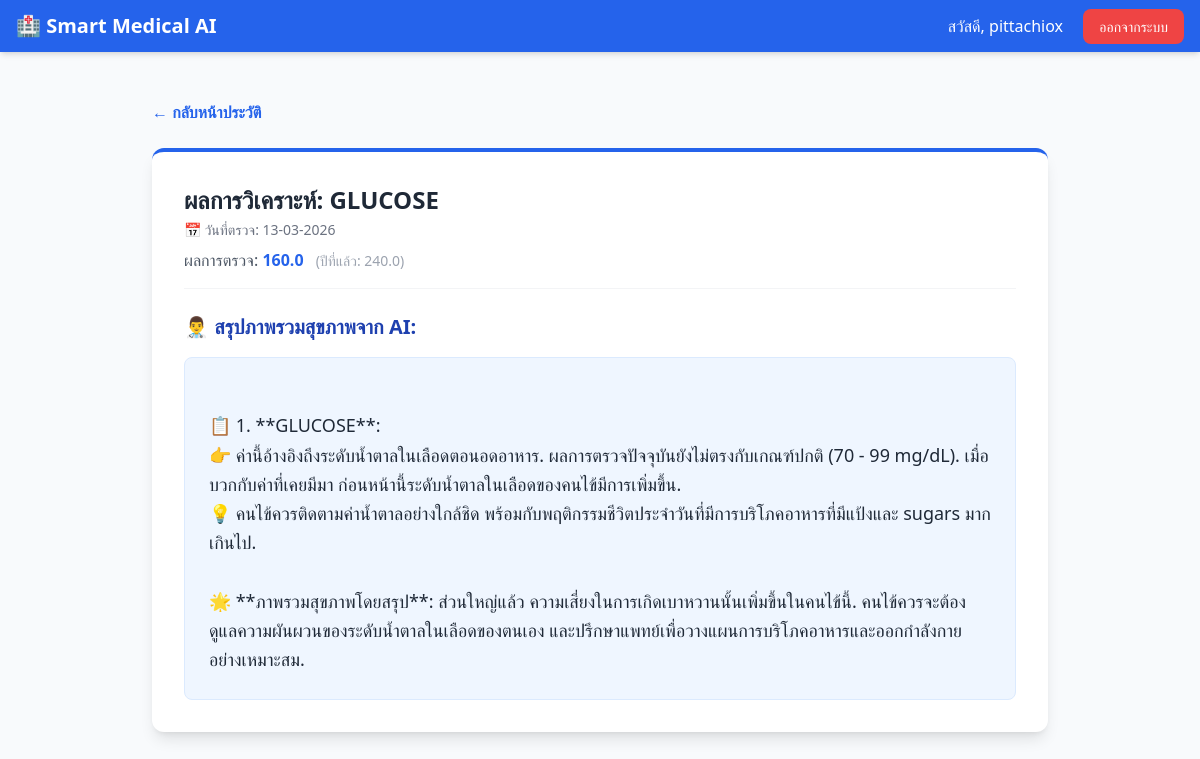
The app's page /record/49 (signed in) with its own data.
### app.py (models this page shows)
class User(UserMixin, db.Model):
    id = db.Column(db.Integer, primary_key=True)
    username = db.Column(db.String(150), unique=True, nullable=False)
    password = db.Column(db.String(150), nullable=False)
    records = db.relationship('BloodRecord', backref='user', lazy=True)

class BloodRecord(db.Model):
    id = db.Column(db.Integer, primary_key=True)
    test_name = db.Column(db.String(50), nullable=False)
    current_value = db.Column(db.Float, nullable=False)
    previous_value = db.Column(db.Float, nullable=True)
    ai_analysis = db.Column(db.Text, nullable=False)
    user_id = db.Column(db.Integer, db.ForeignKey('user.id'), nullable=False)
    record_date = db.Column(db.Date, nullable=True, default=datetime.utcnow)

### app.py (the view)
@app.route('/record/<int:record_id>')
@login_required
def view_record(record_id):
    record = BloodRecord.query.get_or_404(record_id)
    if record.user_id != current_user.id:
        flash('ไม่อนุญาตให้เข้าถึงข้อมูลนี้', 'error')
        return redirect(url_for('dashboard'))
    return render_template('view_record.html', record=record)

### app.py (called while the page is built)
@login_manager.user_loader
def load_user(user_id):
    return User.query.get(int(user_id))

### templates/view_record.html
{% extends "base.html" %}
{% block content %}
<div class="max-w-4xl mx-auto">
    <div class="mb-6 flex justify-between items-center">
        <a href="/dashboard" class="text-blue-600 hover:underline flex items-center gap-2 font-semibold">
            &larr; กลับหน้าประวัติ
        </a>
    </div>
    <div class="bg-white p-8 rounded-xl shadow-lg border-t-4 border-blue-600">
        <div class="flex items-center justify-between mb-6 pb-4 border-b border-gray-100">
            <div>
                <h1 class="text-2xl font-bold text-gray-800 mb-1">ผลการวิเคราะห์: {{ record.test_name }}</h1>
                <p class="text-sm text-gray-500 mb-2">📅 วันที่ตรวจ: {{ record.record_date.strftime('%d-%m-%Y') if
                    record.record_date else '-' }}</p>
                <p class="text-gray-600">ผลการตรวจ: <span class="font-bold text-blue-600">{{ record.current_value
                        }}</span>
                    <span class="text-sm text-gray-400 ml-2">(ปีที่แล้ว: {{ record.previous_value or '-' }})</span>
                </p>
            </div>
        </div>
        <h3 class="text-xl font-bold text-blue-800 mb-4">👨‍⚕️ สรุปภาพรวมสุขภาพจาก AI:</h3>
        <div
            class="text-gray-800 whitespace-pre-line leading-relaxed text-lg bg-blue-50 p-6 rounded-lg border border-blue-100">
            {{ record.ai_analysis }}
        </div>
    </div>
</div>
{% endblock %}

### templates/base.html (shortened to what this page needs)
<!DOCTYPE html>
<html lang="th">
<head>
    <script src="https://cdn.tailwindcss.com"></script>
</head>
<body class="bg-slate-50 min-h-screen">
    <nav class="bg-blue-600 text-white shadow-md">
        <div class="max-w-7xl mx-auto px-4 py-3 flex justify-between items-center">
            <a href="/" class="text-xl font-bold flex items-center gap-2">
                🏥 Smart Medical AI
            </a>
            <div>
                {% if current_user.is_authenticated %}
                <span class="mr-4">สวัสดี, {{ current_user.username }}</span>
                <a href="{{ url_for('logout') }}"
                    class="bg-red-500 hover:bg-red-600 px-4 py-2 rounded-lg text-sm transition">ออกจากระบบ</a>
                {% else %}
                <a href="{{ url_for('login') }}" class="hover:text-blue-200 mr-4">เข้าสู่ระบบ</a>
                <a href="{{ url_for('register') }}"
                    class="bg-white text-blue-600 px-4 py-2 rounded-lg text-sm font-bold transition hover:bg-gray-100">สมัครสมาชิก</a>
                {% endif %}
            </div>
        </div>
    </nav>
    <main class="max-w-7xl mx-auto px-4 py-8">
        {% block content %}{% endblock %}
    </main>
</body>
</html>

### records on screen
User: username "pittachiox"
BloodRecord: test_name "GLUCOSE", record_date "13-03-2026", current_value "160.0", previous_value "240.0", ai_analysis "📋 1. **GLUCOSE**: 👉 ค่านี้อ้างอิงถึงระดับน้ำตาลในเลือดตอนอดอาหาร. ผลการตรวจปัจจุบันยังไม่ตรงกับเกณฑ์ปกติ (70 - 99 mg/dL). เมื่อบวกกับค่าที่เคยมีมา ก่อนหน้านี้ระดับน้ำตาลในเลือดของคนไข้มีการเพิ่มขึ้น. 💡 คนไข้ควรติดตามค่าน้ำตาลอย่างใกล้ชิด พร้อมกับพฤติกรรมชีวิตประจำวันที่มีการบริโภคอาหารที่มีแป้งและ sugars มากเกินไป. 🌟 **ภาพรวมสุขภาพโดยสรุป**: ส่วนใหญ่แล้ว ความเสี่ยงในการเกิดเบาหวานนั้นเพิ่มขึ้นในคนไข้นี้. คนไข้ควรจะต้องดูแลความผันผวนของระดับน้ำตาลในเลือดของตนเอง และปรึกษาแพทย์เพื่อวางแผนการบริโภคอาหารและออกกำลังกายอย่างเหมาะสม."
